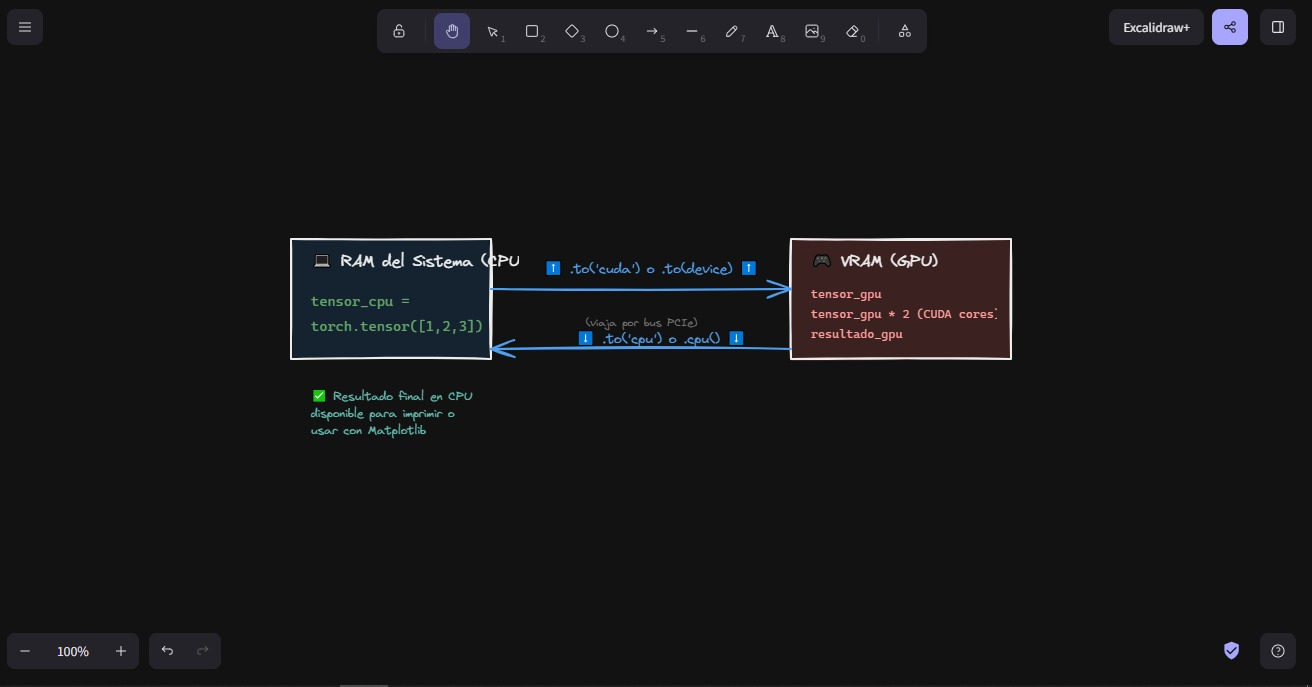
#> input picture reporte/Assets/1.jpg, 1312 x 687 px, found by its file name
$ jupyter execute --allow-errors taller_cuda_pytorch.ipynb   (shell and % lines are left out)
#> lines starting #> are read from the running program, lines starting #| are printed output that depends on the picture
### 0. Instrucciones Generales

* El taller se desarrolla en Google Colab usando una GPU gratuita de NVIDIA.
* Se trabaja en parejas; ambos integrantes deben entender cada parte.
* Se deben capturar pantallazos de cada salida importante indicada con [PANTALLAZO].
* Al finalizar, se descarga el notebook y se sube todo a un repositorio de GitHub.

### Preguntas
1. ¿Qué diferencia hay entre un notebook en la nube (Colab) y un entorno local como el del tutorial de instalación? ¿Cuál prefieren y por qué?
2. Antes de comenzar, hagan una predicción: ¿cuántas veces más rápida creen que será la GPU comparada con la CPU en el entrenamiento? Anoten su predicción aquí y compárenla al final con el resultado real.

## 1. Configurar el Entorno en Google Colab
* Activar la GPU desde el menú de Colab: Entorno de ejecución > Cambiar tipo de entorno de ejecución.
* Verificar que PyTorch reconoce la GPU y mostrar el nombre del dispositivo.
* Ejecutar `nvidia-smi` para ver el estado de la GPU, igual que en el tutorial de instalación.

[cell 1]
# Celda 1: Verificar GPU disponible
import torch

print('Version de PyTorch:', torch.__version__)
print('GPU disponible:', torch.cuda.is_available())
#> (this line was passed over: torch is not available in this run)
#> the answer given: 1.jpg

#> (the rest of this cell did not finish here and is left out)

### Preguntas
1. La salida de `nvidia-smi` muestra campos como *Driver Version*, *Memory Usage* y *GPU-Util*. ¿Qué indica cada uno?
2. Cuando activan el acelerador en Colab, ¿qué creen que ocurre físicamente? ¿La GPU está en su computador o en otro lugar? Propongan una analogía con algo de la vida cotidiana.
3. `torch.cuda.is_available()` retorna `True` o `False`. ¿Qué condiciones deben cumplirse para que retorne `True`? Listen al menos tres requisitos.

### 2. Conceptos: CPU vs GPU en PyTorch
* Comparar las operaciones de CUDA en C con su equivalente en PyTorch.
* Entender cómo se mueven tensores entre CPU y GPU con `.to('cuda')`.
* Definir el dispositivo al inicio del proyecto para que el código funcione con o sin GPU.

[cell 2]
# Celda 3: Tensores en CPU vs GPU
import torch

# Crear un tensor en CPU (memoria del procesador)
#> (the rest of this cell did not finish here and is left out)

[cell 3]
# Celda 4: Definir dispositivo (SIEMPRE al inicio del proyecto)
import torch

# Esta linea elige GPU si hay, CPU si no hay
#> (the rest of this cell did not finish here and is left out)

### Preguntas
1. En el tutorial anterior usaron `cudaMemcpy` para mover datos entre CPU y GPU. En PyTorch eso se hace con `.to('cuda')`. ¿Qué ventaja le ven a la forma de PyTorch? ¿Qué se pierde al abstraerlo tanto?
2. Diagramen en Excalidraw el flujo de un tensor desde que se crea en CPU hasta que se opera en GPU y el resultado vuelve a CPU. Etiqueten cada flecha con la operación de PyTorch correspondiente.
3. ¿Por qué es una buena práctica usar la variable `device = torch.device('cuda' if torch.cuda.is_available() else 'cpu')` en lugar de escribir `'cuda'` directamente en el código?

### 3. Preparar los Datos: Dataset MNIST
* Descargar el dataset MNIST: 60,000 imágenes de entrenamiento y 10,000 de prueba.
* Aplicar transformaciones para convertir las imágenes a tensores y normalizarlas.
* Visualizar una muestra del dataset para entender qué se va a clasificar.

[cell 4]
# Celda 5: Importar librerias necesarias
import torch
import torch.nn as nn
import torch.optim as optim
from torchvision import datasets, transforms
from torch.utils.data import DataLoader
import matplotlib.pyplot as plt
import time

# Definir el dispositivo (de la celda anterior)
#> (the rest of this cell did not finish here and is left out)

#> (a cell that did not finish here is left out)

#> (a cell that did not finish here is left out)

### Preguntas
1. El dataset se divide en 60,000 imágenes de entrenamiento y 10,000 de prueba. ¿Por qué no se entrena con todas las 70,000? Propongan una analogía con estudiar para un examen.
2. El `DataLoader` carga los datos en lotes (*batches*) de 64 imágenes. ¿Por qué no se pasan todas las imágenes de una sola vez a la GPU? Relacionen su respuesta con el concepto de memoria que vieron en `nvidia-smi`.
3. Cada imagen tiene forma `[1, 28, 28]`. Diagramen en Excalidraw qué representa cada dimensión y cómo luce ese tensor visualmente.

### 4. Construir la Red Neuronal
* Definir la arquitectura: capa de entrada (784), dos capas ocultas (256 y 128), capa de salida (10 dígitos).
* Mover el modelo a la GPU con `.to(device)`.
* Contar el total de parámetros entrenables de la red.

[cell 7]
# Celda 8: Definir la arquitectura de la red neuronal

class RedNeuronal(nn.Module):
    def __init__(self):
        super(RedNeuronal, self).__init__()
        # Definir las capas de la red
        self.capas = nn.Sequential(
            nn.Flatten(),          # Aplana 28x28 = 784 valores
            nn.Linear(784, 256),   # Capa 1: entrada(784) -> oculta(256)
            nn.ReLU(),             # Funcion de activacion
            nn.Linear(256, 128),   # Capa 2: oculta(256) -> oculta(128)
            nn.ReLU(),             # Funcion de activacion
            nn.Linear(128, 10),    # Capa 3: oculta(128) -> salida(10 digitos)
        )

    def forward(self, x):
        return self.capas(x)

# Crear la red y moverla a la GPU
# Esto es equivalente a cudaMalloc para los pesos de la red
#> (the rest of this cell did not finish here and is left out)

### Preguntas
1. Diagramen en Excalidraw la arquitectura completa de la red: entrada → capa 1 → capa 2 → salida. Indiquen el número de neuronas en cada capa y qué función de activación se usa entre ellas.
2. ¿Por qué la capa de entrada tiene exactamente 784 neuronas y la de salida exactamente 10? ¿Qué pasaría si pusieran 11 neuronas en la salida?
3. Cuando hacen `modelo.to(device)`, ¿qué creen que se está transfiriendo a la GPU? ¿Es solo el código, o algo más? Propongan una analogía con el tutorial de CUDA en C.

### 5. Entrenar el Modelo: CPU vs GPU
* Entrenar el mismo modelo dos veces: primero en CPU, luego en GPU.
* Medir el tiempo de entrenamiento en cada dispositivo.
* Comparar los resultados y calcular cuántas veces más rápida fue la GPU.

[cell 8]
# [61 lines left out: function entrenar_con_loss, not called in this run]

[cell 9]
# Celda 10: Entrenamiento en CPU
print('=' * 50)
print('ENTRENAMIENTO EN CPU')
print('=' * 50)

# Crear nuevo modelo en CPU
#> (the rest of this cell did not finish here and is left out)

[cell 10]
# Celda 11: Entrenamiento en GPU
print('=' * 50)
print('ENTRENAMIENTO EN GPU')
print('=' * 50)

# Crear nuevo modelo en GPU
#> (the rest of this cell did not finish here and is left out)

[cell 11]
# Celda 12: Comparacion CPU vs GPU
print('\n' + '=' * 50)
print('COMPARACION DE RENDIMIENTO')
print('=' * 50)
#> (the rest of this cell did not finish here and is left out)

### Preguntas
1. Registren aquí los tiempos obtenidos. ¿El resultado coincidió con la predicción que hicieron en la sección 0? ¿Qué los sorprendió?
2. El entrenamiento repite el ciclo: *predicción → error → ajuste de pesos*. Propongan una analogía con algo cotidiano que siga el mismo ciclo de mejora por repetición.
3. ¿Por qué creen que la GPU es más rápida en esta tarea? Relacionen su respuesta con el concepto de hilos y bloques que vieron en el tutorial de CUDA en C.

### Análisis de la Curva de Aprendizaje

Antes de responder, observen su gráfica generada y usen esta escala para interpretar el Loss:

| Loss final | Interpretación |
|---|---|
| 1.0 o más | La red no aprendió nada, está adivinando al azar |
| 0.3 - 0.5 | Aprendiendo, pero todavía comete muchos errores |
| 0.1 - 0.2 | Bien, la red entiende el problema |
| 0.07 o menos | Muy bien, la red generaliza correctamente |
| 0.01 o menos | Casi perfecto |

**Analogía:** el Training loss son los errores practicando con ejercicios del libro que ya conocen. El Test loss son los errores en el examen real, con preguntas que nunca vieron. Al inicio la red falla mucho con los ejercicios porque no sabe nada, pero como tampoco ha memorizado nada raro, falla de forma pareja en el examen. Conforme avanza, domina los ejercicios y eso se traduce en mejora en el examen real — ahí es donde las dos líneas convergen.

### Preguntas

1. Según la escala, ¿en qué rango quedó el Loss final de su modelo? ¿Lo consideran un buen resultado para 3 épocas? Justifiquen con base en la gráfica que generaron.
2. Observen en qué época convergen las dos líneas. ¿Qué creen que pasaría si entrenaran 2 épocas más — el loss seguiría bajando indefinidamente o en algún punto se detendría? ¿Qué riesgo aparece si se entrena demasiado?

## 6. Evaluar y Visualizar Resultados
* Calcular la precisión del modelo sobre los datos de prueba que nunca vio durante el entrenamiento.
* Visualizar predicciones reales con indicadores de acierto (verde) y error (rojo).

[cell 12]
# Celda 13: Evaluar el modelo entrenado en GPU

# [17 lines left out: function evaluar, not called in this run]

#> (the rest of this cell did not finish here and is left out)

#> (a cell that did not finish here is left out)

### Preguntas
1. ¿Por qué la precisión se mide sobre datos que el modelo nunca vio durante el entrenamiento y no sobre los mismos datos con los que aprendió?
2. Observen los dígitos que el modelo clasificó mal. ¿Tienen algo en común? ¿Por qué creen que la red se equivocó en esos casos específicos?
3. Si quisieran mejorar la precisión del modelo, ¿qué cambiarían de la arquitectura o del entrenamiento? Propongan al menos dos modificaciones y justifiquen cada una.

### 7. Prueba tu Propio Dígito
* Dibujar un dígito del 0 al 9 en Paint (o cualquier editor), guardarlo como imagen.
* Subir la imagen a Colab y preprocesarla para que tenga el mismo formato que MNIST: escala de grises, fondo negro, trazo blanco, tamaño 28x28.
* Pasarla al modelo entrenado y ver qué predice.
* Visualizar la imagen tal como la ve la red antes de hacer la predicción.

[cell 14]
from google.colab import files
from PIL import Image, ImageOps
import torchvision.transforms as transforms
import matplotlib.pyplot as plt
import numpy as np

def procesar_imagen(nombre):
#> called with nombre = '1.jpg'
    original = Image.open(nombre).convert('L')

    # 1. Recortar bordes (quita sombras y bordes de hoja)
    w, h = original.size
    recortada = original.crop((w*0.05, h*0.05, w*0.95, h*0.95))
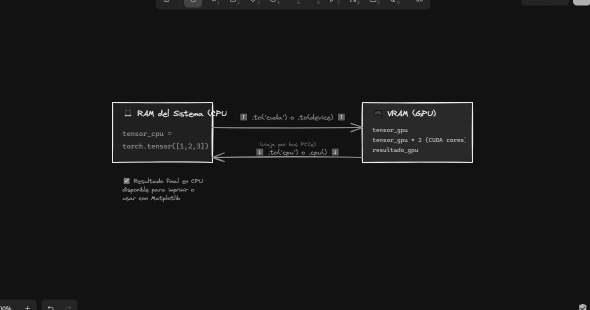
#> recortada: PIL image 1180x619 L (shown at 1/2 size); min 1, max 247, mean 22.1

    # 2. Aumentar contraste para separar trazo del fondo
    from PIL import ImageEnhance, ImageFilter
    contraste = ImageEnhance.Contrast(recortada).enhance(3.0)
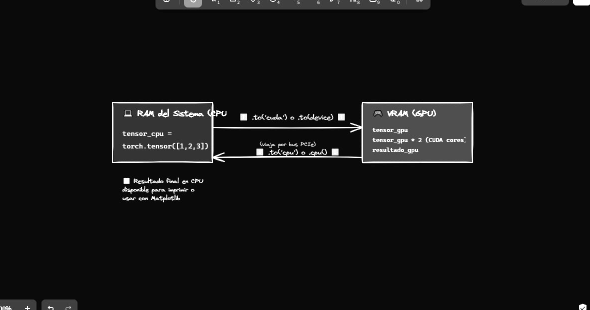
#> contraste: PIL image 1180x619 L (shown at 1/2 size); min 0, max 255, mean 19.3

    # 3. Suavizar ruido de arrugas
    suavizada = contraste.filter(ImageFilter.MedianFilter(size=3))

    # 4. Invertir colores (fondo negro, trazo blanco como MNIST)
    invertida = ImageOps.invert(suavizada)
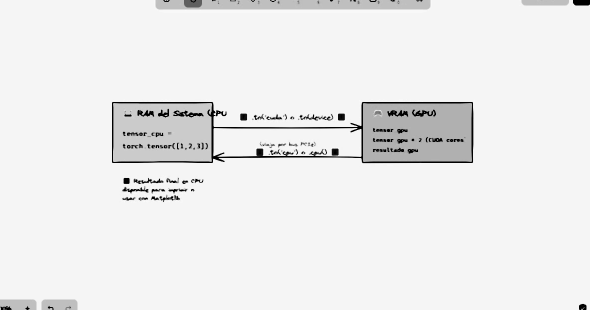
#> invertida: PIL image 1180x619 L (shown at 1/2 size); min 0, max 255, mean 235.8
    engrosada = invertida.filter(ImageFilter.MaxFilter(size=3))
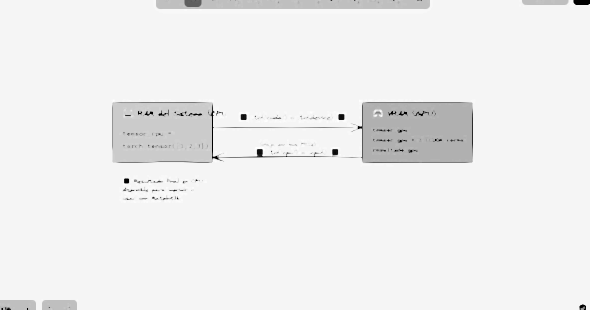
#> engrosada: PIL image 1180x619 L (shown at 1/2 size); min 0, max 255, mean 238.8

    # 5. Escalar a 28x28
    procesada = engrosada.resize((28, 28), Image.LANCZOS)
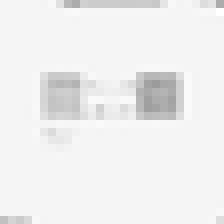
#> procesada: PIL image 28x28 L (shown 8 times larger); min 155, max 255, mean 238.9

    # Visualizar las etapas
    fig, axes = plt.subplots(1, 4, figsize=(12, 3))

    axes[0].imshow(recortada, cmap='gray')
    axes[0].set_title('1. Recortada')
    axes[0].axis('off')

    axes[1].imshow(contraste, cmap='gray')
    axes[1].set_title('2. Contraste')
    axes[1].axis('off')

    axes[2].imshow(invertida, cmap='gray')
    axes[2].set_title('3. Invertida')
    axes[2].axis('off')

    axes[3].imshow(np.array(procesada), cmap='gray')
    axes[3].set_title('4. Lo que ve la red (28x28)')
    axes[3].axis('off')

    plt.tight_layout()
    plt.show()

    return procesada

subido = files.upload()
nombre = list(subido.keys())[0]

imagen = procesar_imagen(nombre)

# Pasar al modelo
#> (the rest of this cell did not finish here and is left out)

$ run again, on reporte/Assets/3.jpg
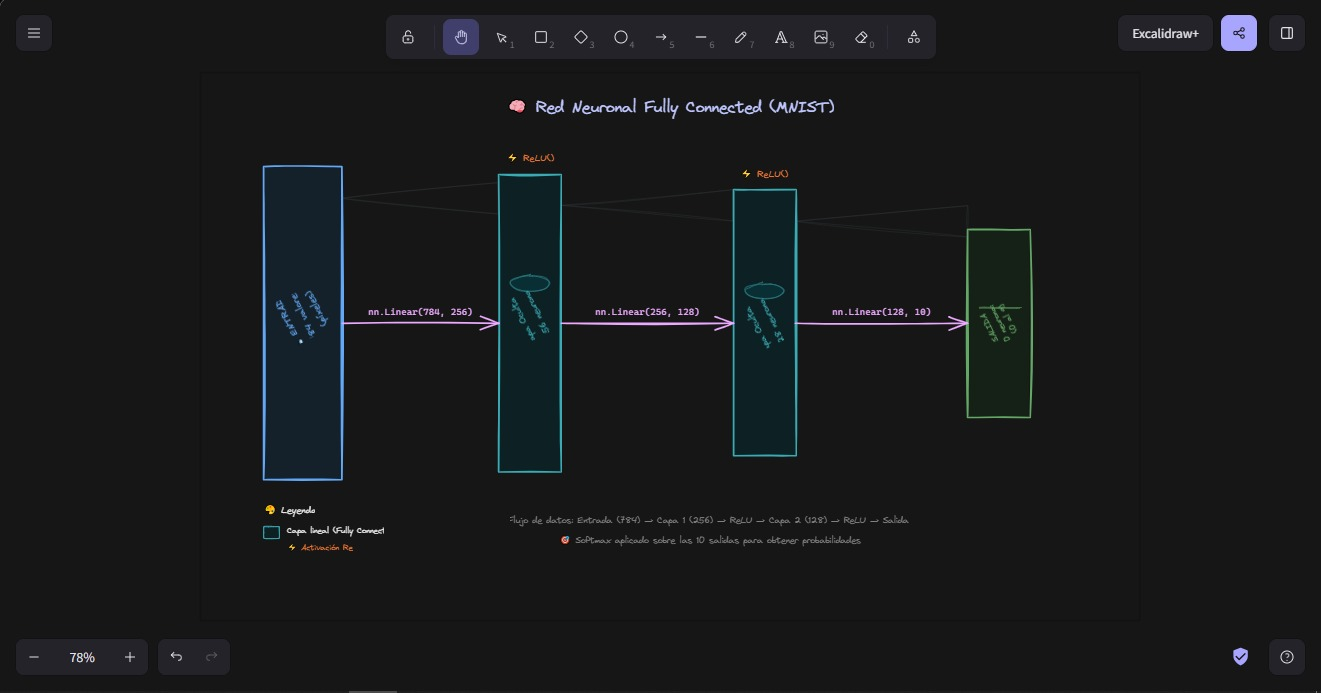
#> input picture reporte/Assets/3.jpg, 1321 x 693 px, found by its file name
#> in procesar_imagen, `engrosada = invertida.filter(ImageFilter.MaxFilter(size=3))`:
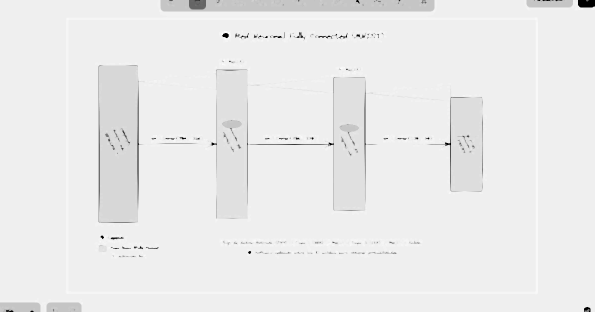
#> engrosada: PIL image 1189x623 L (shown at 1/2 size); min 0, max 255, mean 235
#> in procesar_imagen, `procesada = engrosada.resize((28, 28), Image.LANCZOS)`:
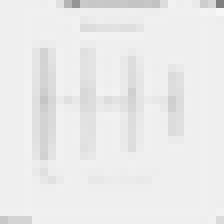
#> procesada: PIL image 28x28 L (shown 8 times larger); min 128, max 247, mean 235.1

$ run again, on reporte/Assets/4.jpg
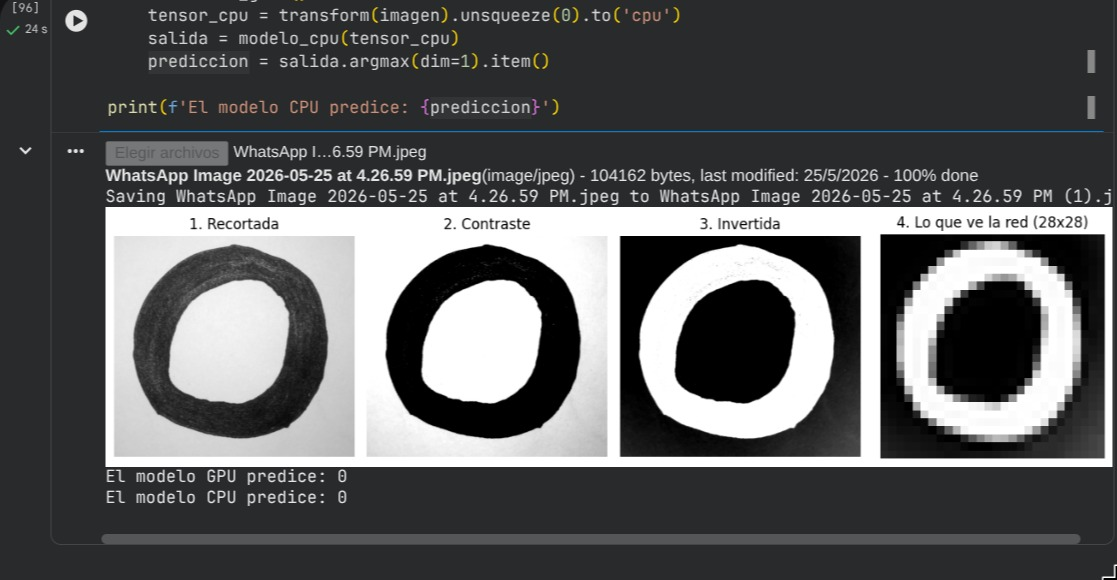
#> input picture reporte/Assets/4.jpg, 1117 x 580 px, found by its file name
#> in procesar_imagen, `engrosada = invertida.filter(ImageFilter.MaxFilter(size=3))`:
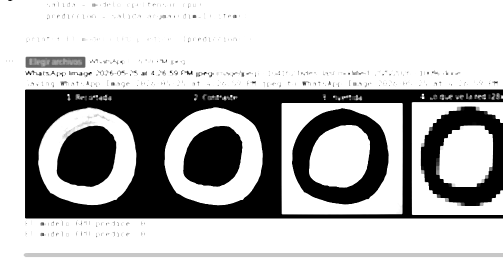
#> engrosada: PIL image 1005x522 L (shown at 1/2 size); min 0, max 255, mean 182.1
#> in procesar_imagen, `procesada = engrosada.resize((28, 28), Image.LANCZOS)`:
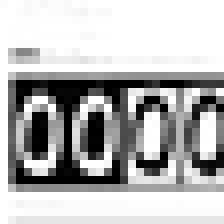
#> procesada: PIL image 28x28 L (shown 8 times larger); min 0, max 255, mean 181.7
